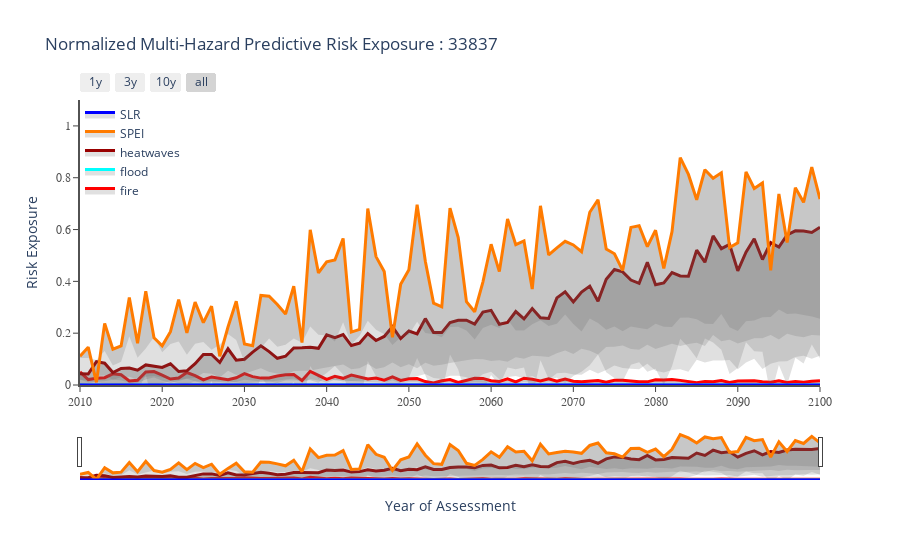

Write notebook code for a chart like this one.
### Code cell
fig = display_fwd_timeseries_data(asset_index, scenario, portfolio)
fig.show()
